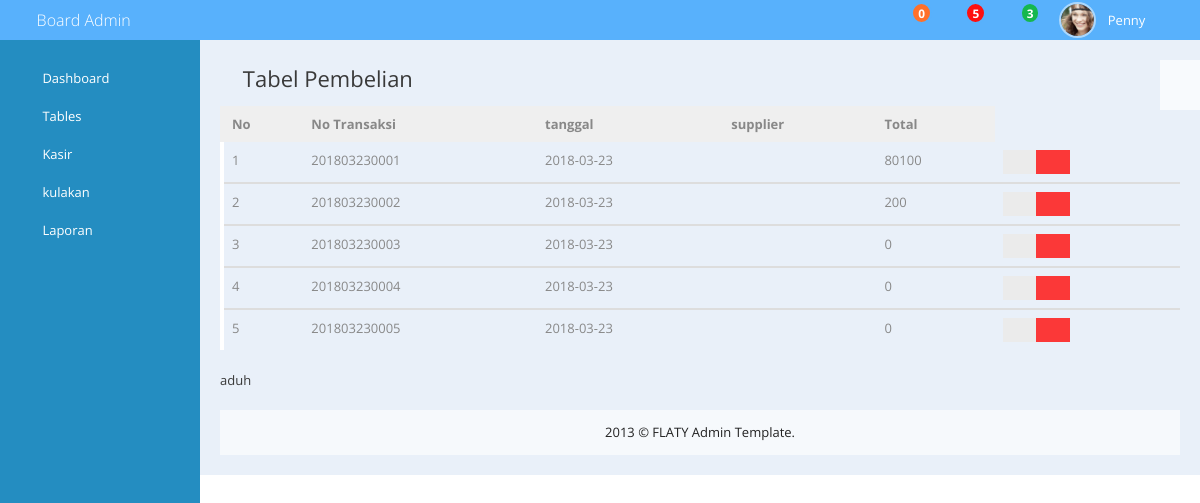
/form_pembelian.php, run on the app's committed database.
### tables this page shows
CREATE TABLE IF NOT EXISTS `pembelian` (
  `kode_pembelian` varchar(20) NOT NULL,
  `tanggal` date NOT NULL,
  `supplier` varchar(20) NOT NULL,
  `total` int(11) NOT NULL
);

### form_pembelian.php (the view, shortened to what this page needs)
<!DOCTYPE html>
 <html class="no-js">
     <head>
      <link rel="stylesheet" href="assets/bootstrap/bootstrap.min.css">
        <link rel="stylesheet" href="assets/bootstrap/bootstrap-responsive.min.css">
        <link rel="stylesheet" href="assets/font-awesome/css/font-awesome.min.css">
        <link rel="stylesheet" href="assets/normalize/normalize.css">
        <link rel="stylesheet" type="text/css" href="assets/chosen-bootstrap/chosen.min.css" />
        <link rel="stylesheet" type="text/css" href="assets/jquery-tags-input/jquery.tagsinput.css" />
        <link rel="stylesheet" type="text/css" href="assets/bootstrap-fileupload/bootstrap-fileupload.css" />
        <link rel="stylesheet" type="text/css" href="assets/bootstrap-colorpicker/css/colorpicker.css" />
        <link rel="stylesheet" type="text/css" href="assets/bootstrap-timepicker/compiled/timepicker.css" />
        <link rel="stylesheet" type="text/css" href="assets/clockface/css/clockface.css" />
        <link rel="stylesheet" type="text/css" href="assets/bootstrap-datepicker/css/datepicker.css" />
        <link rel="stylesheet" type="text/css" href="assets/bootstrap-daterangepicker/daterangepicker.css" />
        <link rel="stylesheet" type="text/css" href="assets/bootstrap-switch/static/stylesheets/bootstrap-switch.css" />
        <link rel="stylesheet" type="text/css" href="assets/bootstrap-wysihtml5/bootstrap-wysihtml5.css" />
        <link rel="stylesheet" href="css/flaty.css">
        <link rel="stylesheet" href="css/flaty-responsive.css">
    </head>
    <body>
       <?php include("header.php"); ?>
        <div class="container-fluid" id="main-container">
            <div id="sidebar" class="nav-collapse">
<                <?php include("menu.php"); ?>
            </div>
            <div id="main-content">
                <div class="row-fluid">
                    <div class="span12">
                       <div class="box-title">
                                <h3><i class="icon-table"></i> Tabel Pembelian</h3>
                        </div>
                      <tr class="table-flag-blue">
                        <table class="table table-advance">
                                <thead>
                                    <tr>
                                        <th>No</th>
                                        <th>No Transaksi</th>
                                        <th>tanggal</th>
                                        <th>supplier</th>
                                        <th>Total </th>
                                    </tr>
                                </thead>
                            <?php
                            $no = 1;
                            $query = "select * from pembelian";
                            $hasil = mysql_query($query);
                            if (mysql_num_rows($hasil)>0)
                                    {
                                    while ($data = mysql_fetch_array ($hasil))
                                    {
                            ?>
                            <tbody>
                                        <td><?php echo $no++; ?></td>
                                        <td><?php echo $data[0]; ?></td>
                                        <td><?php echo $data[1]; ?></td>
                                        <td><?php echo $data[2]; ?></td>
                                        <td><?php echo $data[3]; ?></td>
                                      <td>
                                            <div class="btn-group">
                                               <a class="btn btn-small show-tooltip" title="Detail" href="lihat_det2.php?kode_pembelian=<?php echo $data['kode_pembelian'];?>&aksi=edit2" role="button" data-toggle="modal"><i class="icon-zoom-in"></i></a>
                                                <a href="hapus_detbeli.php?kode_pembelian=<?php echo $data['kode_pembelian'];?>" class="btn btn-small btn-danger show-tooltip" title="Delete" ><i class="icon-trash" name="tombol"></i></a>
                                            </div>
                                        </td>
                            </tbody>
                                  <?php
                                    }
                                    }
                                    ?>
                          </table>
                        </tr>
                    </div>
                  </div>
                  <?php
                  if(isset($POST['tombol']))
                  {
                    echo "oyi";
                  }
                  else
                  {
                    echo "aduh";
                  }
                  ?>
                <footer>
                    <p>2013 © FLATY Admin Template.</p>
                </footer>
            </div>
        </div>
    </body>
</html>

### data on the page
pembelian: kode_pembelian "201803230001", tanggal "2018-03-23", total "80100"
pembelian: kode_pembelian "201803230002", tanggal "2018-03-23", total "200"
pembelian: kode_pembelian "201803230003", tanggal "2018-03-23", total "0"
pembelian: kode_pembelian "201803230004", tanggal "2018-03-23", total "0"
pembelian: kode_pembelian "201803230005", tanggal "2018-03-23", total "0"
